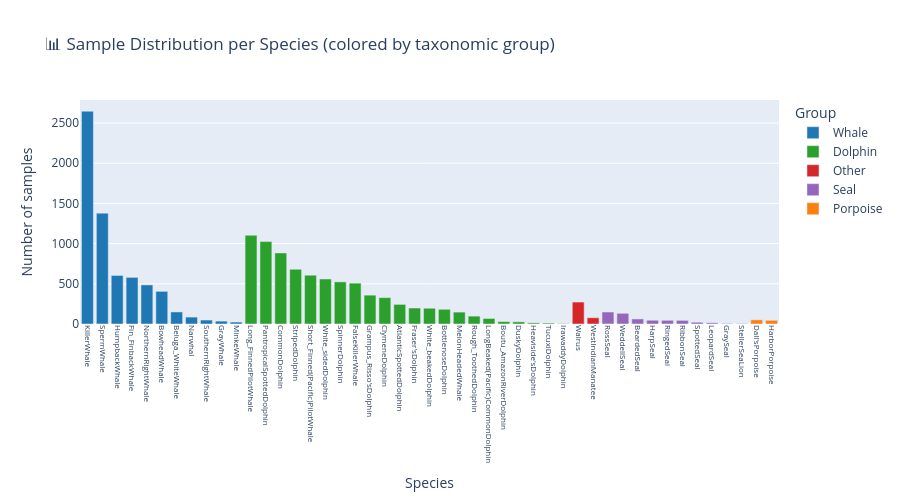
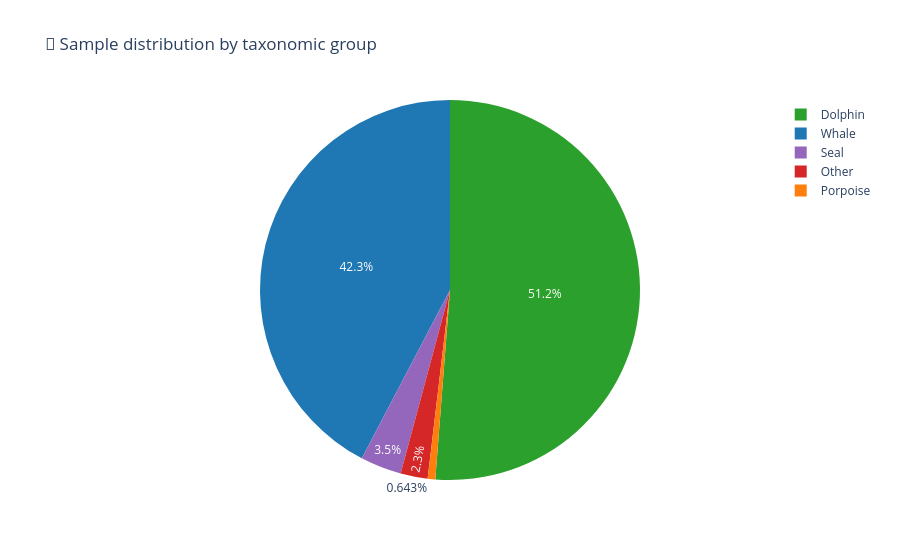

These figures' notebook cell, in order:
### Markdown cell above
##  Cell 4 — Comprehensive EDA

### Code cell
GROUPS = {
    'Whale'   : ['KillerWhale','HumpbackWhale','SpermWhale','GrayWhale','MinkeWhale',
                 'BowheadWhale','NorthernRightWhale','SouthernRightWhale',
                 'Fin_FinbackWhale','Beluga_WhiteWhale','Narwhal'],
    'Dolphin' : ['BottlenoseDolphin','CommonDolphin','AtlanticSpottedDolphin',
                 'PantropicalSpottedDolphin','SpinnerDolphin','StripedDolphin',
                 'DuskyDolphin','ClymeneDolphin','Fraser\'sDolphin','TucuxiDolphin',
                 'Rough_ToothedDolphin','Grampus_Risso\'sDolphin','IrawaddyDolphin',
                 'Heaviside\'sDolphin','White_beakedDolphin','White_sidedDolphin',
                 'LongBeaked(Pacific)CommonDolphin','Boutu_AmazonRiverDolphin',
                 'FalseKillerWhale','MelonHeadedWhale',
                 'Long_FinnedPilotWhale','Short_Finned(Pacific)PilotWhale'],
    'Porpoise': ['HarborPorpoise','Dall\'sPorpoise'],
    'Seal'    : ['HarpSeal','LeopardSeal','WeddellSeal','RossSeal','GraySeal',
                 'BeardedSeal','RingedSeal','RibbonSeal','SpottedSeal',
                 'HarbourSeal','StellerSeaLion'],
    'Other'   : ['Walrus','WestIndianManatee']
}
def get_group(name):
    for g, lst in GROUPS.items():
        if name in lst: return g
    return 'Other'

eda_df = pd.DataFrame({
    'species': CLASS_NAMES,
    'count'  : [counts[i] for i in range(NUM_CLASSES)]
})
eda_df['group'] = eda_df['species'].apply(get_group)
eda_df = eda_df.sort_values('count', ascending=False).reset_index(drop=True)

GROUP_COLORS = {'Whale':'#1f77b4','Dolphin':'#2ca02c','Porpoise':'#ff7f0e',
                'Seal':'#9467bd','Other':'#d62728'}
eda_df['color'] = eda_df['group'].map(GROUP_COLORS)

fig1 = px.bar(
    eda_df, x='species', y='count', color='group',
    color_discrete_map=GROUP_COLORS,
    title='📊 Sample Distribution per Species (colored by taxonomic group)',
    labels={'count':'Number of samples','species':'Species','group':'Group'},
    height=500
)
fig1.update_xaxes(tickangle=90, tickfont_size=8)
fig1.update_layout(showlegend=True)
fig1.write_html(os.path.join(FIGURES_DIR, 'class_distribution.html'))
fig1.show()

group_counts = eda_df.groupby('group')['count'].sum().reset_index()
fig2 = px.pie(
    group_counts, values='count', names='group',
    color='group', color_discrete_map=GROUP_COLORS,
    title='🥧 Sample distribution by taxonomic group'
)
fig2.write_html(os.path.join(FIGURES_DIR, 'group_pie.html'))
fig2.show()

fig3, axes = plt.subplots(1, 2, figsize=(14, 5))
axes[0].hist(eda_df['count'], bins=20, color='steelblue', edgecolor='white')
axes[0].set_title('Distribution of sample counts per class')
axes[0].set_xlabel('Samples'); axes[0].set_ylabel('Number of classes')
axes[0].axvline(eda_df['count'].mean(), color='red', linestyle='--', label=f'Mean: {eda_df["count"].mean():.0f}')
axes[0].legend()

axes[1].boxplot([eda_df[eda_df['group']==g]['count'].values for g in GROUP_COLORS],
                labels=list(GROUP_COLORS.keys()), patch_artist=True,
                boxprops=dict(facecolor='lightblue'))
axes[1].set_title('Sample count distribution per taxonomic group')
axes[1].set_ylabel('Samples')
plt.suptitle('Class Imbalance Analysis', fontsize=14, fontweight='bold')
plt.tight_layout()
plt.savefig(os.path.join(FIGURES_DIR, 'imbalance_analysis.png'), dpi=150, bbox_inches='tight')
plt.show()

print('\n📊 EDA Summary:')
print(eda_df.groupby('group').agg(classes=('species','count'), total_samples=('count','sum')).to_string())
print(f'\n⚖️  Imbalance Ratio: {eda_df["count"].max() / eda_df["count"].min():.1f}x')

### Figure 1 — Plotly figure (JSON) as saved in the notebook; plotly's stock layout.template omitted (floating-point values rounded to 4 significant figures)
{"data": [{"hovertemplate": "Group=Whale<br>Species=%{x}<br>Number of samples=%{y}<extra></extra>", "legendgroup": "Whale", "marker": {"color": "#1f77b4", "pattern": {"shape": ""}}, "name": "Whale", "orientation": "v", "showlegend": true, "textposition": "auto", "type": "bar", "x": ["KillerWhale", "SpermWhale", "HumpbackWhale", "Fin_FinbackWhale", "NorthernRightWhale", "BowheadWhale", "Beluga_WhiteWhale", "Narwhal", "SouthernRightWhale", "GrayWhale", "MinkeWhale"], "xaxis": "x", "y": [2647, 1379, 604, 580, 486, 406, 150, 86, 49, 36, 24], "yaxis": "y"}, {"hovertemplate": "Group=Dolphin<br>Species=%{x}<br>Number of samples=%{y}<extra></extra>", "legendgroup": "Dolphin", "marker": {"color": "#2ca02c", "pattern": {"shape": ""}}, "name": "Dolphin", "orientation": "v", "showlegend": true, "textposition": "auto", "type": "bar", "x": ["Long_FinnedPilotWhale", "PantropicalSpottedDolphin", "CommonDolphin", "StripedDolphin", "Short_Finned(Pacific)PilotWhale", "White_sidedDolphin", "SpinnerDolphin", "FalseKillerWhale", "Grampus_Risso'sDolphin", "ClymeneDolphin", "AtlanticSpottedDolphin", "Fraser'sDolphin", "White_beakedDolphin", "BottlenoseDolphin", "MelonHeadedWhale", "Rough_ToothedDolphin", "LongBeaked(Pacific)CommonDolphin", "Boutu_AmazonRiverDolphin", "DuskyDolphin", "Heaviside'sDolphin", "TucuxiDolphin", "IrawaddyDolphin"], "xaxis": "x", "y": [1104, 1025, 884, 681, 607, 560, 524, 508, 359, 328, 244, 199, 196, 183, 148, 98, 69, 30, 27, 14, 12, 5], "yaxis": "y"}, {"hovertemplate": "Group=Other<br>Species=%{x}<br>Number of samples=%{y}<extra></extra>", "legendgroup": "Other", "marker": {"color": "#d62728", "pattern": {"shape": ""}}, "name": "Other", "orientation": "v", "showlegend": true, "textposition": "auto", "type": "bar", "x": ["Walrus", "WestIndianManatee"], "xaxis": "x", "y": [273, 78], "yaxis": "y"}, {"hovertemplate": "Group=Seal<br>Species=%{x}<br>Number of samples=%{y}<extra></extra>", "legendgroup": "Seal", "marker": {"color": "#9467bd", "pattern": {"shape": ""}}, "name": "Seal", "orientation": "v", "showlegend": true, "textposition": "auto", "type": "bar", "x": ["RossSeal", "WeddellSeal", "BeardedSeal", "HarpSeal", "RingedSeal", "RibbonSeal", "SpottedSeal", "LeopardSeal", "GraySeal", "StellerSeaLion"], "xaxis": "x", "y": [149, 133, 63, 47, 46, 45, 22, 15, 7, 6], "yaxis": "y"}, {"hovertemplate": "Group=Porpoise<br>Species=%{x}<br>Number of samples=%{y}<extra></extra>", "legendgroup": "Porpoise", "marker": {"color": "#ff7f0e", "pattern": {"shape": ""}}, "name": "Porpoise", "orientation": "v", "showlegend": true, "textposition": "auto", "type": "bar", "x": ["Dall'sPorpoise", "HarborPorpoise"], "xaxis": "x", "y": [52, 46], "yaxis": "y"}], "layout": {"barmode": "relative", "height": 500, "legend": {"title": {"text": "Group"}, "tracegroupgap": 0}, "showlegend": true, "title": {"text": "📊 Sample Distribution per Species (colored by taxonomic group)"}, "xaxis": {"anchor": "y", "domain": [0, 1], "tickangle": 90, "tickfont": {"size": 8}, "title": {"text": "Species"}}, "yaxis": {"anchor": "x", "domain": [0, 1], "title": {"text": "Number of samples"}}}}

### Figure 2 — Plotly figure (JSON) as saved in the notebook; plotly's stock layout.template omitted (floating-point values rounded to 4 significant figures)
{"data": [{"customdata": [["Dolphin"], ["Other"], ["Porpoise"], ["Seal"], ["Whale"]], "domain": {"x": [0, 1], "y": [0, 1]}, "hovertemplate": "group=%{customdata[0]}<br>count=%{value}<extra></extra>", "labels": ["Dolphin", "Other", "Porpoise", "Seal", "Whale"], "legendgroup": "", "marker": {"colors": ["#2ca02c", "#d62728", "#ff7f0e", "#9467bd", "#1f77b4"]}, "name": "", "showlegend": true, "type": "pie", "values": [7805, 351, 98, 533, 6447]}], "layout": {"legend": {"tracegroupgap": 0}, "title": {"text": "🥧 Sample distribution by taxonomic group"}}}
